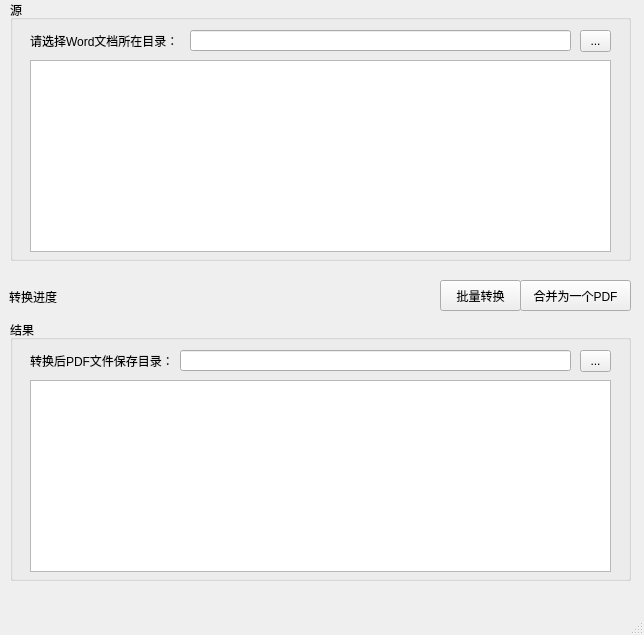
<?xml version="1.0" encoding="UTF-8"?>
<ui version="4.0">
 <class>transformWindow</class>
 <widget class="QMainWindow" name="transformWindow">
  <property name="geometry">
   <rect>
    <x>0</x>
    <y>0</y>
    <width>644</width>
    <height>635</height>
   </rect>
  </property>
  <property name="windowTitle">
   <string>transformWindow</string>
  </property>
  <widget class="QWidget" name="centralwidget">
   <widget class="QGroupBox" name="groupBox">
    <property name="geometry">
     <rect>
      <x>10</x>
      <y>0</y>
      <width>621</width>
      <height>261</height>
     </rect>
    </property>
    <property name="title">
     <string>源</string>
    </property>
    <widget class="QLabel" name="label">
     <property name="geometry">
      <rect>
       <x>20</x>
       <y>30</y>
       <width>161</width>
       <height>21</height>
      </rect>
     </property>
     <property name="text">
      <string>请选择Word文档所在目录：</string>
     </property>
    </widget>
    <widget class="QLineEdit" name="sourcepath">
     <property name="geometry">
      <rect>
       <x>180</x>
       <y>30</y>
       <width>381</width>
       <height>21</height>
      </rect>
     </property>
    </widget>
    <widget class="QToolButton" name="sourcebrowseButton">
     <property name="geometry">
      <rect>
       <x>570</x>
       <y>30</y>
       <width>31</width>
       <height>22</height>
      </rect>
     </property>
     <property name="text">
      <string>...</string>
     </property>
    </widget>
    <widget class="QListWidget" name="listword">
     <property name="geometry">
      <rect>
       <x>20</x>
       <y>60</y>
       <width>581</width>
       <height>192</height>
      </rect>
     </property>
    </widget>
   </widget>
   <widget class="QGroupBox" name="groupBox_2">
    <property name="geometry">
     <rect>
      <x>10</x>
      <y>320</y>
      <width>621</width>
      <height>261</height>
     </rect>
    </property>
    <property name="title">
     <string>结果</string>
    </property>
    <widget class="QLabel" name="label_2">
     <property name="geometry">
      <rect>
       <x>20</x>
       <y>30</y>
       <width>151</width>
       <height>21</height>
      </rect>
     </property>
     <property name="text">
      <string>转换后PDF文件保存目录：</string>
     </property>
    </widget>
    <widget class="QLineEdit" name="targetpath">
     <property name="geometry">
      <rect>
       <x>170</x>
       <y>30</y>
       <width>391</width>
       <height>21</height>
      </rect>
     </property>
    </widget>
    <widget class="QToolButton" name="targetbrowseButton">
     <property name="geometry">
      <rect>
       <x>570</x>
       <y>30</y>
       <width>31</width>
       <height>22</height>
      </rect>
     </property>
     <property name="text">
      <string>...</string>
     </property>
    </widget>
    <widget class="QListWidget" name="listpdf">
     <property name="geometry">
      <rect>
       <x>20</x>
       <y>60</y>
       <width>581</width>
       <height>192</height>
      </rect>
     </property>
    </widget>
   </widget>
   <widget class="QLabel" name="showLoading">
    <property name="geometry">
     <rect>
      <x>9</x>
      <y>289</y>
      <width>431</width>
      <height>16</height>
     </rect>
    </property>
    <property name="text">
     <string>转换进度</string>
    </property>
   </widget>
   <widget class="QPushButton" name="multipeExecute">
    <property name="geometry">
     <rect>
      <x>440</x>
      <y>280</y>
      <width>81</width>
      <height>31</height>
     </rect>
    </property>
    <property name="text">
     <string>批量转换</string>
    </property>
   </widget>
   <widget class="QPushButton" name="singleExecute">
    <property name="geometry">
     <rect>
      <x>520</x>
      <y>280</y>
      <width>111</width>
      <height>31</height>
     </rect>
    </property>
    <property name="text">
     <string>合并为一个PDF</string>
    </property>
   </widget>
  </widget>
  <widget class="QMenuBar" name="menubar">
   <property name="geometry">
    <rect>
     <x>0</x>
     <y>0</y>
     <width>644</width>
     <height>24</height>
    </rect>
   </property>
  </widget>
  <widget class="QStatusBar" name="statusbar"/>
 </widget>
 <resources/>
 <connections/>
</ui>
